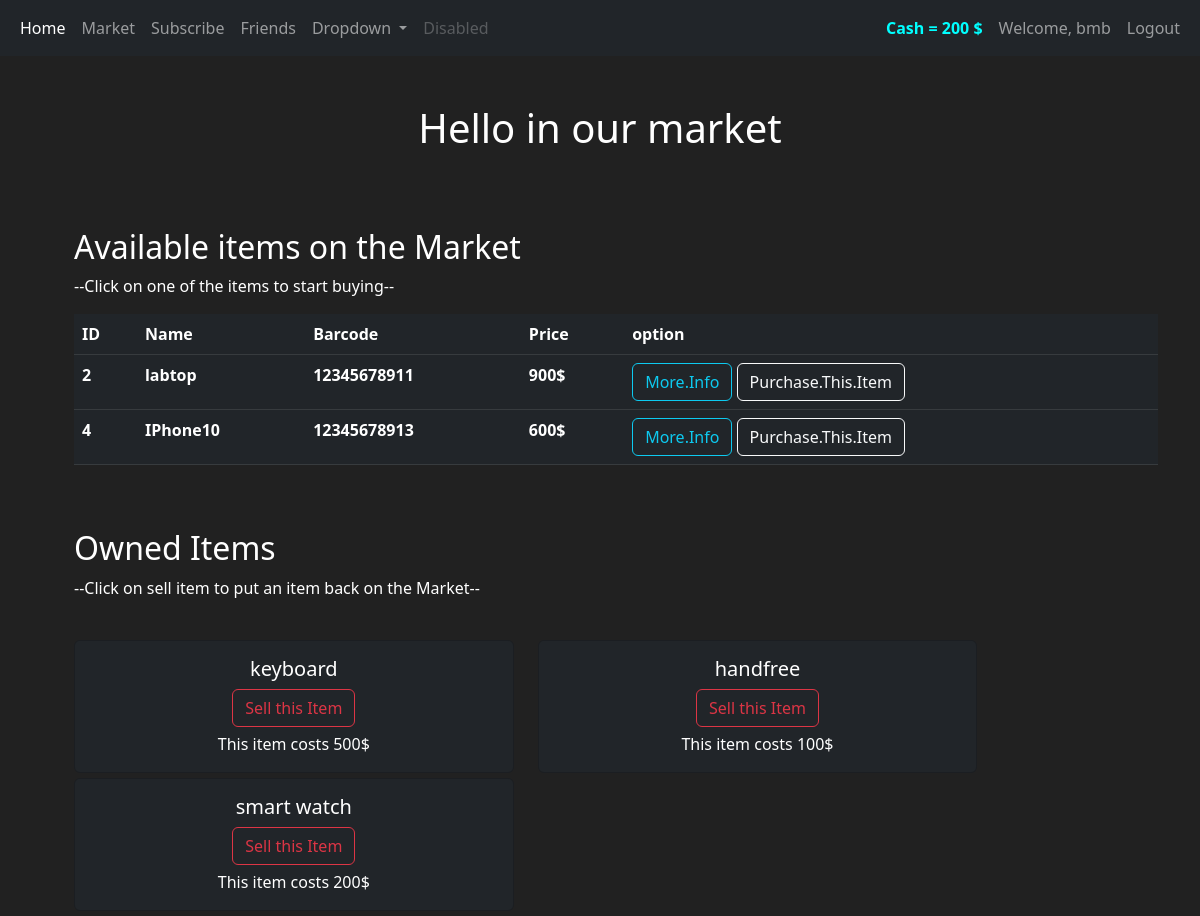
Page /market (signed in) on the committed database.
### market/models.py (models this page shows, shortened)
class User(db.Model, UserMixin):
    id = db.Column(db.Integer(), primary_key=True)
    username = db.Column(db.String(30), nullable=False)
    email_address = db.Column(db.String(100), nullable=False, unique=True)
    password_hash = db.Column(db.String(100))
    budget = db.Column(db.Integer(), default=1000)
    item = db.relationship('Item', backref='owned_user', lazy=True)
    @property
    def prettier_budget(self):
        if len(str(self.budget)) >= 4:
            return  f'{str(self.budget)[:-3]},{str(self.budget)[-3:]}'
        else:
            return self.budget
    @property
    def password(self):
        return self.password

class Item(db.Model):
    id = db.Column(db.Integer, primary_key=True)
    name = db.Column(db.String(length=30), nullable=False)
    price = db.Column(db.Integer(), nullable=False)
    barcode = db.Column(db.String(length=12), nullable=False)
    description = db.Column(db.String(length=1024))
    owner = db.Column(db.Integer(), db.ForeignKey('user.id'))

### market/routes.py (the view, shortened to what this page needs)
@app.route('/market', methods=['GET', 'POST'])
def market():
    purchase_form = PurchaseItemForm()
    selling_form = SellItemForm()
    if request.method == "GET":
        items = Item.query.filter_by(owner=None)
        owned_items = Item.query.filter_by(owner=current_user.id)
        return render_template('market.html', items=items, purchase_form=purchase_form, owned_items=owned_items, selling_form=selling_form)

### market/models.py (called while the page is built)
@login_manager.user_loader
def load_user(user_id):
    return User.query.get(int(user_id))

### market/templates/market.html (shortened to what this page needs)
{% extends 'base.html' %}
{% block body %}
	<div class="container">
		<br/>
		<br/>
		<h1 style='text-align: center;'>Hello in our market</h1>
		<br/>
		<br/>
			<div class="row" style="margin-top:20px; margin-left:20px">
   				<div style="width:80% text-align: center">
					<h2>Available items on the Market</h2>
                      <p style="font-weight: normal">--Click on one of the items to start buying--</p>
					<b/>
					<table class="table table-hover table-dark">
			<thead>
			<tr>
				<th scope="col">ID</th>
				<th scope="col">Name</th>
				<th scope="col">Barcode</th>
				<th scope="col">Price</th>
				<th scope="col">option</th>
			</tr>
			</thead>
			<tbody>
				{% for item in items %}
				<tr>
					<td>{{ item.id }}</td>
					<td>{{ item.name }}</td>
					<td>{{ item.barcode }}</td>
					<td>{{ item.price }}$</td>
					<td>
						<button class="btn btn-outline-info" data-bs-toggle="modal" data-bs-target="#Modal-MorInfo-{{ item.id }}">More.Info</button>
						<button class="btn btn-outline-light"data-bs-toggle="modal" data-bs-target="#Modal-PurchaseConfirm-{{ item.id }}">Purchase.This.Item</button>
					</td>
				</tr>
				{% endfor %}
			</tbody>
		</table>
	    </div>
				<br/>
		<br/>
        <div class="col-10">
   		     <h2>Owned Items</h2>
			{% if current_user.item %}
			<p style="font-weight: normal">--Click on sell item to put an item back on the Market--</p>
			{% else %}
			<p style="font-weight: normal">--You don't have any item --</p>
			{% endif %}
			<br>
			<div class="row">
				{% for owned_item in owned_items %}
				<div class="col-md-6">
					<div style="margin-bottom: 5px" class="card text-center bg-dark">
                      <div class="card-body">
                          <h5 class="card-title">{{ owned_item.name }}</h5>
                          <button type="button" class="btn btn-outline-danger" style="margin-bottom: 5px"
                                  data-bs-toggle="modal" data-bs-target="#Modal-SellingConfirm-{{ owned_item.id }}">
                              Sell this Item
                          </button>
                          <p class="card-text" style="font-weight: normal">
                              This item costs {{ owned_item.price }}$
                         </p>
                      </div>
                  </div>
				</div>
				{% endfor %}
			</div>
  		 </div>
    </div>
	</div>
{% endblock %}

### market/templates/base.html (shortened to what this page needs)
<!doctype html>
<html lang="en">
   <head>
      <link href="https://cdn.jsdelivr.net/npm/bootstrap@5.2.0/dist/css/bootstrap.min.css" rel="stylesheet">
   </head>
   <body>
      <nav class="navbar navbar-expand-lg navbar-dark bg-dark">
         <div class="container-fluid">
            <div class="collapse navbar-collapse" id="navbarSupportedContent">
               <ul class="navbar-nav me-auto mb-2 mb-lg-0">
                  <li class="nav-item">
                     <a class="nav-link active" aria-current="page" href="{{ url_for('home_page') }}">Home</a>
                  </li>
                  <li class="nav-item">
                     {% if current_user.is_authenticated %}
                        <a class="nav-link" href="{{ url_for('market') }}">Market</a>
                     {% else %}
                        <a class="nav-link" href="{{ url_for('login_page') }}" >Market</a>
                     {% endif %}
                  </li>
                  <li class="nav-item">
                     <a class="nav-link" href="">Subscribe</a>
                  </li>
                  <li class="nav-item">
                     <a class="nav-link" href="">Friends</a>
                  </li>
                  <li class="nav-item dropdown">
                     <a class="nav-link dropdown-toggle" href="#" role="button" data-bs-toggle="dropdown" aria-expanded="false">
                     Dropdown
                     </a>
                  </li>
                  <li class="nav-item">
                     <a class="nav-link disabled">Disabled</a>
                  </li>
               </ul>
               {% if current_user.is_authenticated %}
               <ul class="navbar-nav">
                  <li class="nav-item">
                     <a class="nav-link" style="color: Aqua; font-weight: bold">
                     Cash = {{ current_user.prettier_budget}} $
                     </a>
                  </li>
                  <li class="nav-item">
                     <a class="nav-link">Welcome, {{ current_user.username }}</a>
                  </li>
                  <li class="nav-item">
                     <a class="nav-link" href="{{ url_for('logout') }}">Logout</a>
                  </li>
               </ul>
               {% endif %}
            </div>
         </div>
      </nav>
      {% block body %}
      {% endblock %}
   </body>
</html>

### market/templates/base.html (style rules this page uses)
body { background-color: #212121; color: white; }

### rows in the picture
User: prettier_budget "200", username "bmb"
Item: id "2", name "labtop", barcode "12345678911", price "900"
Item: id "4", name "IPhone10", barcode "12345678913", price "600"
Item: name "keyboard", price "500"
Item: name "handfree", price "100"
Item: name "smart watch", price "200"
